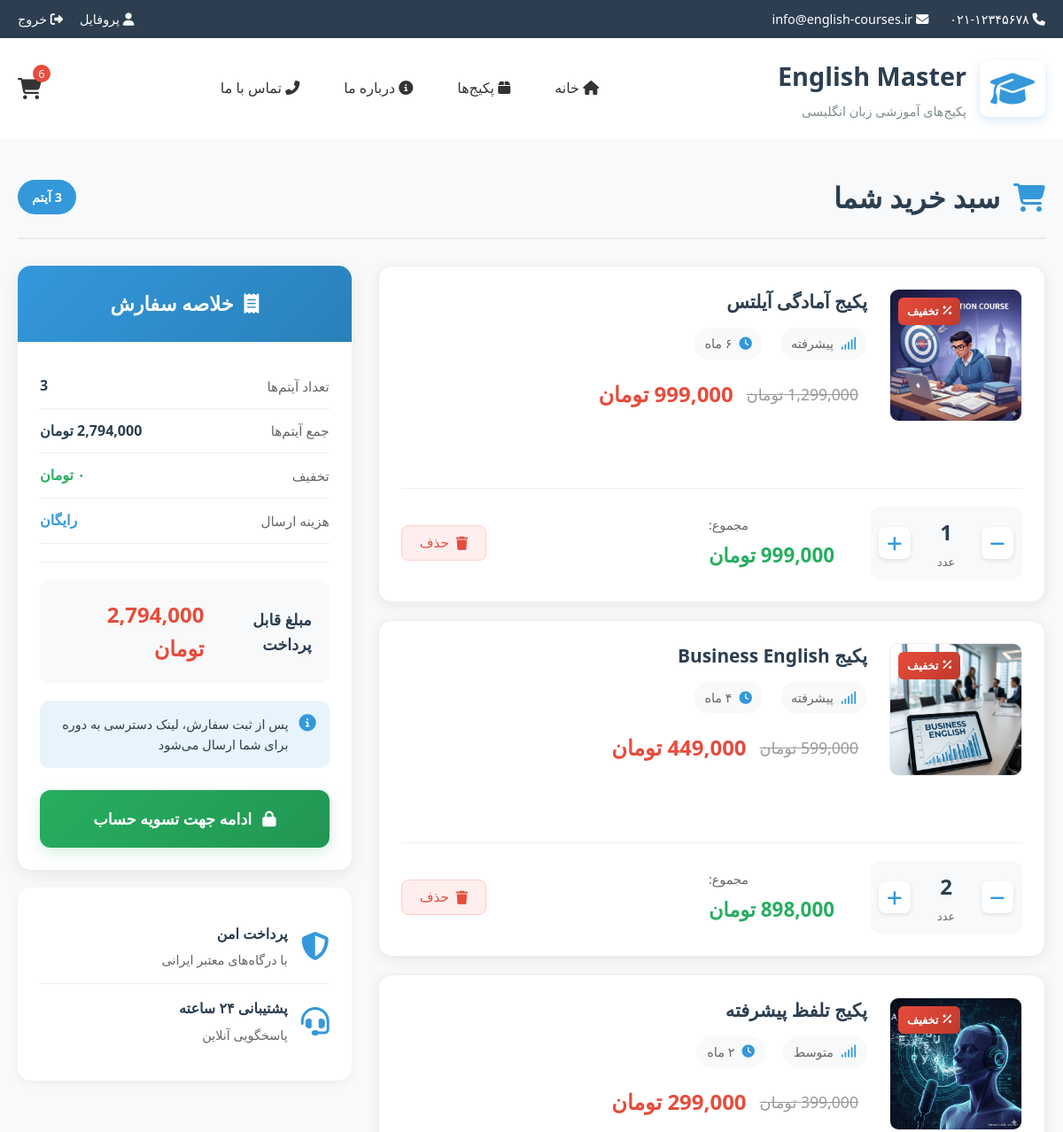
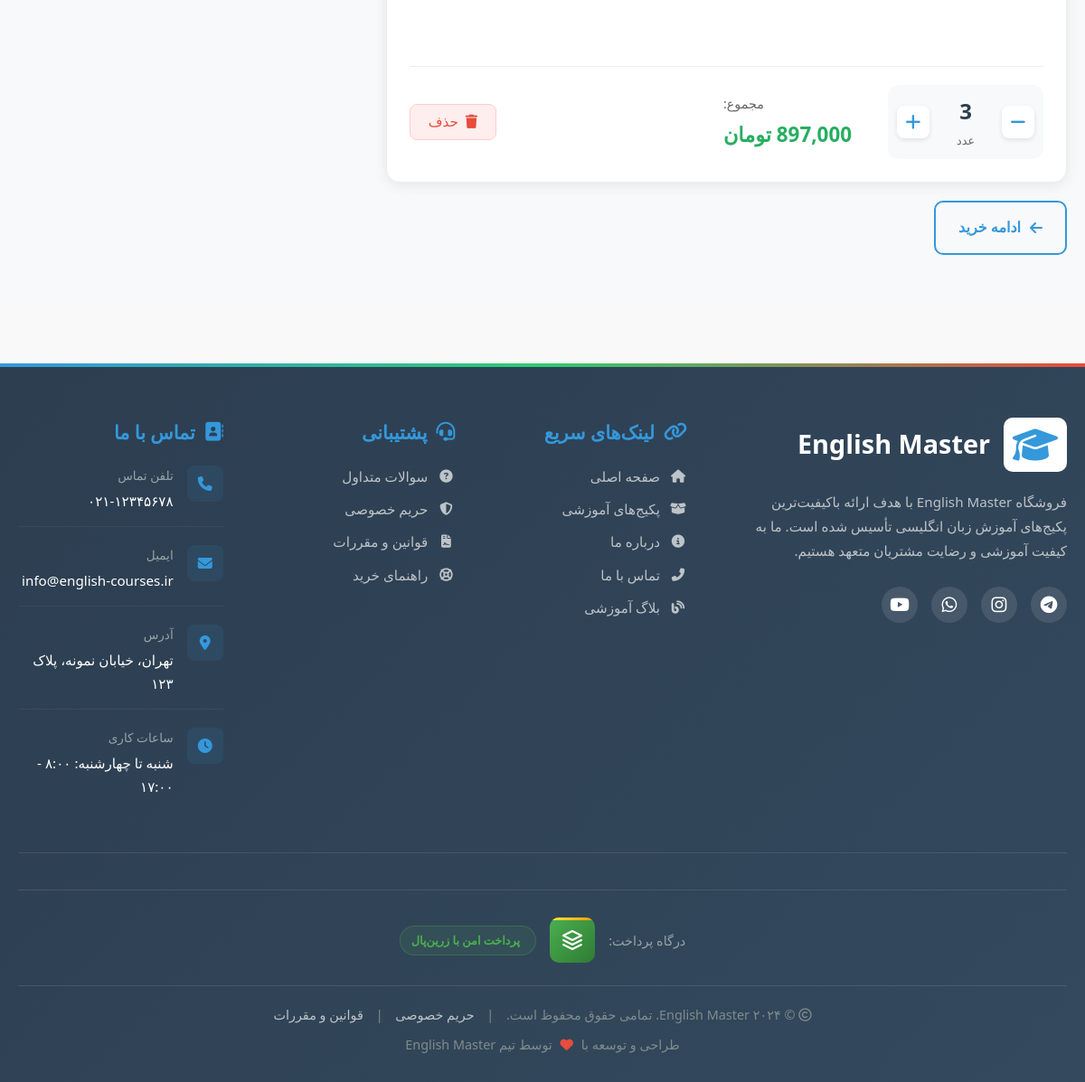
Page /project-folder/pages/cart.php (signed in) on the committed database (2 pictures, top to bottom).
### tables this page shows
CREATE TABLE `cart` (
  `id` int(11) NOT NULL,
  `user_id` int(11) DEFAULT NULL,
  `product_id` int(11) DEFAULT NULL,
  `quantity` int(11) DEFAULT 1,
  `added_at` timestamp NOT NULL DEFAULT current_timestamp()
);

CREATE TABLE `products` (
  `id` int(11) NOT NULL,
  `name` varchar(200) NOT NULL,
  `description` text DEFAULT NULL,
  `price` decimal(10,2) NOT NULL,
  `discount_price` decimal(10,2) DEFAULT NULL,
  `image_url` varchar(500) DEFAULT NULL,
  `duration` varchar(50) DEFAULT NULL,
  `level` varchar(50) DEFAULT NULL,
  `features` text DEFAULT NULL,
  `created_at` timestamp NOT NULL DEFAULT current_timestamp(),
  `is_active` tinyint(1) DEFAULT 1
);

### project-folder/pages/cart.php (the view, shortened to what this page needs)
<?php
require_once '../includes/db_connect.php';
$user_id = $_SESSION['user_id'];
try {
    $sql = "SELECT c.id as cart_id, c.quantity, p.*
            FROM cart c
            JOIN products p ON c.product_id = p.id
            WHERE c.user_id = :user_id";
    $stmt = $pdo->prepare($sql);
    $stmt->execute([':user_id' => $user_id]);
    $cart_items = $stmt->fetchAll();
    $total = 0;
    foreach($cart_items as $item) {
        $price = $item['discount_price'] ?: $item['price'];
        $total += $price * $item['quantity'];
    }
} catch(PDOException $e) {
    die("خطا در دریافت سبد خرید: " . $e->getMessage());
}
require_once '../includes/header.php';
?>
<div class="cart-page">
    <div class="container">
        <div class="cart-header">
            <h1 class="page-title"><i class="fas fa-shopping-cart"></i> سبد خرید شما</h1>
            <span class="item-count"><?php echo count($cart_items); ?> آیتم</span>
        </div>
        <?php if(count($cart_items) > 0): ?>
        <div class="cart-content">
            <div class="cart-items-section">
                <div class="cart-items">
                    <?php foreach($cart_items as $item):
                        $item_price = $item['discount_price'] ?: $item['price'];
                        $item_total = $item_price * $item['quantity'];
                    ?>
                    <div class="cart-item-card" data-id="<?php echo $item['cart_id']; ?>">
                        <div class="item-main">
                            <div class="product-image">
                                <img src="../images/products/<?php echo !empty($item['image_url']) ? $item['image_url'] : 'default.jpg'; ?>"
                                     alt="<?php echo htmlspecialchars($item['name']); ?>">
                                <?php if($item['discount_price']): ?>
                                    <span class="discount-badge">
                                        <i class="fas fa-percentage"></i> تخفیف
                                    </span>
                                <?php endif; ?>
                            </div>
                            <div class="product-details">
                                <h4 class="product-title"><?php echo htmlspecialchars($item['name']); ?></h4>
                                <div class="product-meta">
                                    <span class="meta-item">
                                        <i class="fas fa-signal"></i>
                                        <?php echo htmlspecialchars($item['level']); ?>
                                    </span>
                                    <span class="meta-item">
                                        <i class="fas fa-clock"></i>
                                        <?php echo htmlspecialchars($item['duration']); ?>
                                    </span>
                                </div>
                                <div class="product-price">
                                    <?php if($item['discount_price']): ?>
                                        <span class="original-price">
                                            <?php echo number_format($item['price']); ?> تومان
                                        </span>
                                        <span class="current-price">
                                            <?php echo number_format($item_price); ?> تومان
                                        </span>
                                    <?php else: ?>
                                        <span class="current-price">
                                            <?php echo number_format($item_price); ?> تومان
                                        </span>
                                    <?php endif; ?>
                                </div>
                            </div>
                        </div>
                        <div class="item-actions">
                            <div class="quantity-section">
                                <div class="quantity-control">
                                    <button class="quantity-btn decrease" data-action="decrease" title="کاهش">
                                        <i class="fas fa-minus"></i>
                                    </button>
                                    <div class="quantity-display">
                                        <span class="quantity-number"><?php echo $item['quantity']; ?></span>
                                        <span class="quantity-label">عدد</span>
                                    </div>
                                    <button class="quantity-btn increase" data-action="increase" title="افزایش">
                                        <i class="fas fa-plus"></i>
                                    </button>
                                </div>
                                <div class="item-total">
                                    <span class="total-label">مجموع:</span>
                                    <span class="total-price"><?php echo number_format($item_total); ?> تومان</span>
                                </div>
                            </div>
                            <div class="action-buttons">
                                <button class="btn-remove" data-id="<?php echo $item['cart_id']; ?>" title="حذف">
                                    <i class="fas fa-trash"></i>
                                    <span class="remove-text">حذف</span>
                                </button>
                            </div>
                        </div>
                    </div>
                    <?php endforeach; ?>
                </div>
                <div class="cart-continue">
                    <a href="products.php" class="btn-continue">
                        <i class="fas fa-arrow-left"></i>
                        ادامه خرید
                    </a>
                </div>
            </div>
            <div class="cart-summary-section">
                <div class="summary-card">
                    <div class="summary-header">
                        <h3><i class="fas fa-receipt"></i> خلاصه سفارش</h3>
                    </div>
                    <div class="summary-body">
                        <div class="summary-row">
                            <span class="label">تعداد آیتم‌ها</span>
                            <span class="value"><?php echo count($cart_items); ?></span>
                        </div>
                        <div class="summary-row">
                            <span class="label">جمع آیتم‌ها</span>
                            <span class="value"><?php echo number_format($total); ?> تومان</span>
                        </div>
                        <div class="summary-row discount">
                            <span class="label">تخفیف</span>
                            <span class="value">۰ تومان</span>
                        </div>
                        <div class="summary-row shipping">
                            <span class="label">هزینه ارسال</span>
                            <span class="value">رایگان</span>
                        </div>
                        <div class="summary-divider"></div>
                        <div class="summary-row total-row">
                            <span class="label">مبلغ قابل پرداخت</span>
                            <span class="value total-amount"><?php echo number_format($total); ?> تومان</span>
                        </div>
                        <div class="summary-note">
                            <i class="fas fa-info-circle"></i>
                            <span>پس از ثبت سفارش، لینک دسترسی به دوره برای شما ارسال می‌شود</span>
                        </div>
                    </div>
                    <div class="summary-footer">
                        <a href="checkout.php" class="btn-checkout">
                            <i class="fas fa-lock"></i>
                            ادامه جهت تسویه حساب
                        </a>
                    </div>
                </div>
                <div class="security-info">
                    <div class="security-item">
                        <i class="fas fa-shield-alt"></i>
                        <div>
                            <h4>پرداخت امن</h4>
                            <p>با درگاه‌های معتبر ایرانی</p>
                        </div>
                    </div>
                    <div class="security-item">
                        <i class="fas fa-headset"></i>
                        <div>
                            <h4>پشتیبانی ۲۴ ساعته</h4>
                            <p>پاسخگویی آنلاین</p>
                        </div>
                    </div>
                </div>
            </div>
        </div>
        <?php endif; ?>
    </div>
</div>
<?php require_once '../includes/footer.php'; ?>

### project-folder/css/style.css (style rules this page uses)
* { margin: 0; padding: 0; box-sizing: border-box; }
:root { --primary-color: #2c3e50; --secondary-color: #3498db; --accent-color: #e74c3c; --light-color: #ecf0f1; --dark-color: #2c3e50; --success-color: #27ae60; --text-color: #333; --border-radius: 8px; --box-shadow: 0 4px 12px rgba(0, 0, 0, 0.1); }
body { font-family: 'Segoe UI', Tahoma, Geneva, Verdana, sans-serif; line-height: 1.6; color: var(--text-color); background-color: #f9f9f9; direction: rtl; }
.container { width: 100%; max-width: 1200px; margin: 0 auto; padding: 0 15px; }
.product-image { height: 200px; overflow: hidden; }
.product-image img { width: 100%; height: 100%; object-fit: cover; transition: transform 0.5s; }
.product-title { font-size: 1.2rem; margin-bottom: 10px; color: var(--primary-color); }
.product-price { display: flex; align-items: center; margin-bottom: 15px; }
.current-price { font-size: 1.3rem; color: var(--accent-color); font-weight: bold; }
.original-price { text-decoration: line-through; color: #999; margin-right: 10px; font-size: 1rem; }
.quantity-control { display: flex; align-items: center; justify-content: center; }
.quantity-btn { width: 30px; height: 30px; background-color: #f0f0f0; border: none; border-radius: 50%; cursor: pointer; font-size: 1rem; }
.summary-row { display: flex; justify-content: space-between; padding: 10px 0; border-bottom: 1px solid #eee; }
.page-title { margin: 0; color: #2c3e50; }

### project-folder/css/responsive.css (style rules this page uses)
@media (max-width: 1200px) { .container { max-width: 960px; } }

### project-folder/includes/footer.php (style rules this page uses)
.container { max-width: 1200px; margin: 0 auto; padding: 0 20px; }

### rows in the picture
cart: product.image_url (picture), product.name "پکیج آمادگی آیلتس", product.level "پیشرفته", product.duration "۶ ماه", product.price "1,299,000", product.discount_price "999,000", quantity "1", item_total "999,000"
cart: product.image_url (picture), product.name "پکیج Business English", product.level "پیشرفته", product.duration "۴ ماه", product.price "599,000", product.discount_price "449,000", quantity "2", item_total "898,000"
cart: product.image_url (picture), product.name "پکیج تلفظ پیشرفته", product.level "متوسط", product.duration "۲ ماه", product.price "399,000", product.discount_price "299,000", quantity "3", item_total "897,000"

### other values in the picture
$stmt->fetchColumn() ?: 0 "6"
count($cart_items) "3"
$total "2,794,000"
